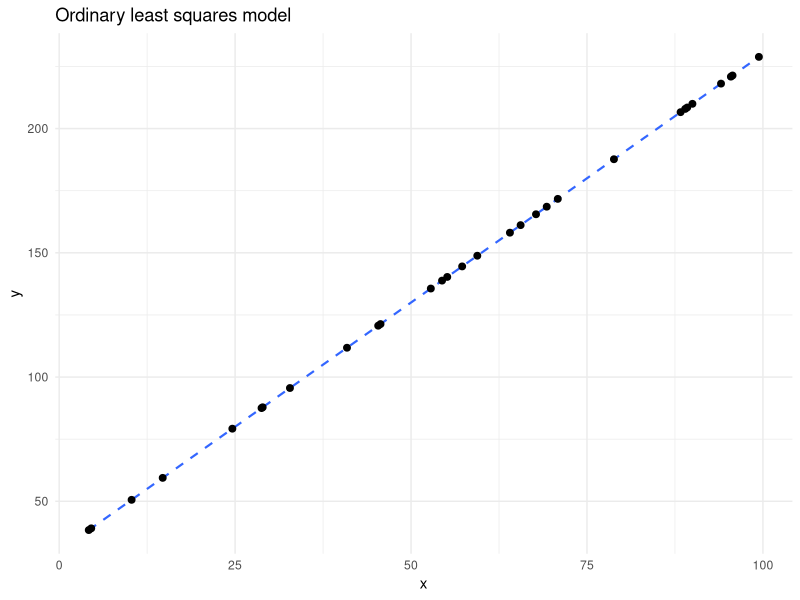

Here is the R script that generated this plot: (Note: this script raises an error after producing the figure.)
## ---- chunk 1
knitr::opts_chunk$set(echo = TRUE)
ggplot2::theme_set(ggplot2::theme_minimal())
## ---- chunk 2
library(tidyverse)
library(glue)
## ---- chunk 3
n <- 30
b <- 30
a <- 2

set.seed(123)
(df <- tibble(
  x = runif(30, 0, 100), 
  y = b + a*x
  ))
## ---- chunk 4
ggplot(df, aes(x, y)) +
  geom_smooth(method = "lm", se = FALSE, lty = "dashed", size = 0.75) +
  geom_point(size = 2) +
  ggtitle("Ordinary least squares model")
## ---- chunk 5
(bias <- runif(1))
(weight <- runif(1))
## ---- chunk 6
get_batch <- function(.data, batch_id) {
  .data %>% 
    slice(batch_id)
}

df %>% get_batch(batch_id = 1)
## ---- chunk 7
make_prediction <- function(.data, bias, weight) {
  .data %>% mutate(pred = bias + weight * x)
}

df %>%
  get_batch(batch_id = 1) %>%
  make_prediction(bias, weight)
## ---- chunk 8
compute_sq_error <- function(.data, actual, predicted) {
  .data %>% mutate(error = ({{actual}} - {{predicted}})^2)
}

df %>%
  get_batch(batch_id = 1) %>%
  make_prediction(bias, weight) %>%
  compute_sq_error(y, pred)
## ---- chunk 9
compute_est_derivatives<- function(.data, bias, weight, adj_amt) {
  .data %>% 
    # first compute difference in errors with adjusted bias and weight values
    mutate(
      pred_w_adj_bias = (bias + adj_amt) + weight * x,
      pred_w_adj_weight = bias + (weight + adj_amt) * x,
      error_adj_bias = (y - pred_w_adj_bias)^2,
      error_adj_weight = (y - pred_w_adj_weight)^2
      ) %>%
    # now compute estimated derivative based on adjust predictions
    mutate(
      est_deriv_bias = (error_adj_bias - error) / adj_amt,
      est_deriv_wt = (error_adj_weight - error) / adj_amt,
    ) %>%
    select(-contains("pred_w_adj"))
}
  
df %>%
  get_batch(batch_id = 1) %>%
  make_prediction(bias, weight) %>%
  compute_sq_error(y, pred) %>%
  compute_est_derivatives(bias, weight, adj_amt = 0.01)
## ---- chunk 10
compute_derivatives <- function(.data, predicted, actual, x_values) {
  .data %>% 
    mutate(
      deriv_bias = 2 * ({{predicted}} - {{actual}}),
      deriv_wt = deriv_bias * {{x_values}}
    )
}

df %>%
  get_batch(batch_id = 1) %>%
  make_prediction(bias, weight) %>%
  compute_sq_error(y, pred) %>%
  compute_est_derivatives(bias, weight, adj_amt = .01) %>%
  compute_derivatives(pred, y, x)
## ---- chunk 11
update_value <- function(current_value, derivative, learning_rate) {
  current_value - (derivative * learning_rate)
}

df %>%
  get_batch(batch_id = 1) %>%
  make_prediction(bias, weight) %>%
  compute_sq_error(y, pred) %>%
  compute_est_derivatives(bias, weight, adj_amt = .01) %>%
  compute_derivatives(pred, y, x) %>%
  mutate(new_bias = update_value(bias, deriv_bias, 0.0001),
         new_wt = update_value(weight, deriv_wt, 0.0001))
## ---- chunk 12
compute_batch_update <- function(.data, bias, weight, learning_rate, batch) {
  .data %>%
    get_batch(batch_id = batch) %>%
    make_prediction(bias, weight) %>%
    compute_sq_error(y, pred) %>%
    compute_est_derivatives(bias, weight, adj_amt = .01) %>%
    compute_derivatives(pred, y, x) %>%
    mutate(new_bias = update_value(bias, deriv_bias, learning_rate),
           new_wt = update_value(weight, deriv_wt, learning_rate))
}
## ---- chunk 13
compute_batch_update(df, initial_bias, initial_weight, learning_rate = 0.0001, batch = 1)
## ---- chunk 14
train_epoch <- function(.data, bias, weight, learning_rate) {
  epoch_results <- data.frame()
  for (batch in seq_len(nrow(.data))) {
    batch_results <- compute_batch_update(.data, bias, weight, learning_rate, batch)
    epoch_results <- rbind(epoch_results, batch_results)
    bias <- batch_results[["new_bias"]]
    weight <- batch_results[["new_wt"]]
    }
  epoch_results
  }
## ---- chunk 15
train_epoch(df, bias, weight, learning_rate = 0.0001)
## ---- chunk 16
train_model <- function(.data, bias, weight, learning_rate, epochs) {
  results <- data.frame()
  for (epoch in seq_len(epochs)) {
    epoch_results <- train_epoch(.data, bias, weight, learning_rate) %>%
      mutate(
        bias = bias, 
        weight = weight,
        epoch = epoch,
        mse = sqrt(sum(error))
        ) %>%
      slice(n()) %>%
      select(epoch, bias, weight, mse, new_bias, new_weight = new_wt)
    
    results <- rbind(results, epoch_results)
    
    bias <- epoch_results[["new_bias"]]
    weight <- epoch_results[["new_weight"]]
  }
  results
}
## ---- chunk 17
history <- train_model(df, bias, weight, learning_rate = 0.0001, epochs = 4000)
tail(history, 10)
## ---- chunk 18
ggplot(history, aes(epoch, mse)) +
  geom_point()
## ---- chunk 19
subset_history <- history %>% filter((epoch %% 100) == 0)

prediction_change <- data.frame()

for (row in seq_len(nrow(subset_history))) {
  bias <- subset_history[[row, "new_bias"]]
  weight <- subset_history[[row, "new_weight"]]
  epoch <- subset_history[[row, "epoch"]]
  y_hat <- make_prediction(df, bias, weight) %>%
    mutate(epoch = epoch)
  prediction_change <- rbind(prediction_change, y_hat)
}

ggplot(prediction_change, aes(x, y)) +
  geom_line(aes(y = pred, group = factor(epoch)), alpha = 0.3) +
  geom_point(color = "red")
